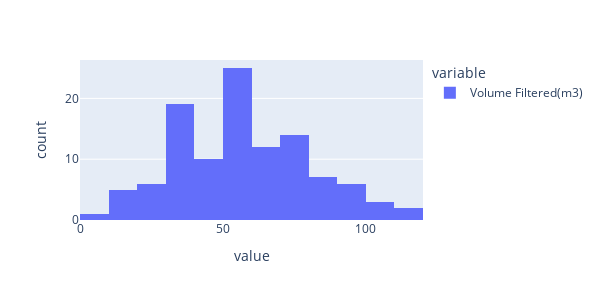

Write notebook code for a chart like this one.
### Code cell
fig = data["Volume Filtered(m3)"].plot(kind="hist")
fig.update_layout(width=600, height=300)

### Figure 1 — Plotly figure (JSON) as saved in the notebook; plotly's stock layout.template omitted (floating-point values rounded to 4 significant figures)
{"data": [{"alignmentgroup": "True", "bingroup": "x", "hovertemplate": "variable=Volume Filtered(m3)<br>value=%{x}<br>count=%{y}<extra></extra>", "legendgroup": "Volume Filtered(m3)", "marker": {"color": "#636efa", "pattern": {"shape": ""}}, "name": "Volume Filtered(m3)", "offsetgroup": "Volume Filtered(m3)", "orientation": "v", "showlegend": true, "type": "histogram", "x": [64.79, 77.41, 67.39, 56.45, 31.44, 20.26, 31.45, 52.11, 52.11, 21.01, 30.68, 31.44, 19.04, 52.74, 52.74, 4.96, 31.4, 25.22, 38.42, 53.25, 19.12, 31.59, 31.59, 47.45, 47.45, 16.41, 34.28, 81.35, 31.4, 32.45, 32.45, 18.19, 30.04, 38.3, 17.58, 55.43, 55.43, 52.54, 51.82, 27.8, 36.22, 36.22, 41.32, 41.32, 26.46, 43.3, 48.05, 61.75, 45.53, 69.34, 47.08, 52.04, 61.86, 33.33, 61.93, 59.55, 31.66, 56.76, 42.46, 42.28, 37.16, 90.96, 62.29, 59.68, 29.56, 77.38, 92.32, 52.53, 85.39, 78.11, 102.4, 93.4, 89.5, 83.76, 104.2, 58.23, 103.3, 56.76, 52.06, 111.7, 69.39, 74.32, 52.34, 75.83, 65.74, 71.01, 78.93, 117.5, 52.34, 70.39, 87.24, 99.08, 88.59, 58.9, 52.24, 70.64, 52.34, 69.1, 53.09, 96.2, 91.18, 76.78, 52.34, 71.09, 78.45, 76.48, 65.02, 88.62, 71, 65.52], "xaxis": "x", "yaxis": "y"}], "layout": {"barmode": "relative", "height": 300, "legend": {"title": {"text": "variable"}, "tracegroupgap": 0}, "margin": {"t": 60}, "width": 600, "xaxis": {"anchor": "y", "domain": [0, 1], "title": {"text": "value"}}, "yaxis": {"anchor": "x", "domain": [0, 1], "title": {"text": "count"}}}}
